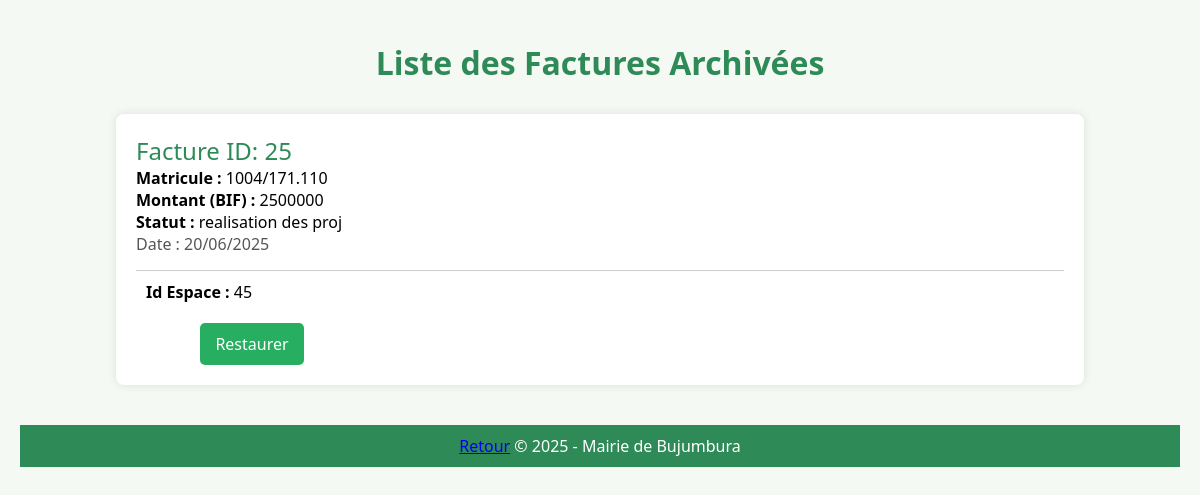
Page /ArchiveFacture.php on the committed database.
### tables this page shows
CREATE TABLE IF NOT EXISTS `archive_facture` (
  `Id_Facture` int NOT NULL,
  `Montant` varchar(20) NOT NULL,
  `Date_Facture` date NOT NULL,
  `Statut_Paiement` varchar(120) NOT NULL,
  `Matricul` varchar(20) NOT NULL,
  `Id_Espace` int NOT NULL
);

### ArchiveFacture.php (the view, shortened to what this page needs)
<?php
$bdd = new PDO('mysql:host=localhost;dbname=gestion_espaces_verts', 'root', '');
?>
<!DOCTYPE html>
<html lang="fr">
<head>
</head>
<body>
<h1>Liste des Factures Archivées</h1>
<?php
$AffichageArchives = $bdd->query('
    SELECT * FROM archive_facture
    ORDER BY Id_Facture DESC
');
while ($affichageData = $AffichageArchives->fetch()) {
?>
<div class="card">
    <div class="event-title">Facture ID: <?php echo $affichageData["Id_Facture"]; ?></div>
    <div><strong>Matricule :</strong> <?php echo $affichageData["Matricul"]; ?></div>
    <div><strong>Montant (BIF) :</strong> <?php echo $affichageData["Montant"]; ?></div>
    <div><strong>Statut :</strong> <?php echo $affichageData["Statut_Paiement"]; ?></div>
    <div class="event-date">Date : <?php echo date('d/m/Y', strtotime($affichageData["Date_Facture"])); ?></div>
    <div class="payment-info">
        <strong>Id Espace :</strong> <?php echo $affichageData["Id_Espace"]; ?>
    </div>
    <div class="button-container">
        <a class="restore-button" href="ArchiveFacture.php?FUTA=<?php echo $affichageData["Id_Facture"]; ?>">Restaurer</a>
    </div>
</div>
<?php
}
?>
<footer>
    <a href="Corbeille.php">Retour</a>
    &copy; 2025 - Mairie de Bujumbura
</footer>
</body>
</html>

### ArchiveFacture.php (style rules this page uses)
body { font-family: 'Segoe UI', sans-serif; background-color: #f4f9f4; margin: 0; padding: 20px; }
h1 { text-align: center; color: #2e8b57; margin-bottom: 30px; }
.card { background-color: white; border-radius: 8px; box-shadow: 0 0 10px rgba(0, 0, 0, 0.1); margin: 20px auto; padding: 20px; width: 80%; }
.event-title { font-size: 1.5em; color: #2e8b57; }
.event-date { font-size: 1em; color: #555; }
.payment-info { margin-top: 15px; padding: 10px; border-top: 1px solid #ccc; }
footer { text-align: center; background-color: #2e8b57; color: white; padding: 10px; margin-top: 40px; }
.button-container { margin-top: 10px; display: flex; justify-content: center; gap: 10px; margin-left: -75%; }
.restore-button { padding: 10px 15px; border-radius: 5px; color: white; text-decoration: none; background-color: #27ae60; transition: background 0.3s; }

### rows in the picture
archive_facture: Id_Facture "25", Matricul "1004/171.110", Montant "2500000", Statut_Paiement "realisation des proj", Date_Facture "20/06/2025", Id_Espace "45"
